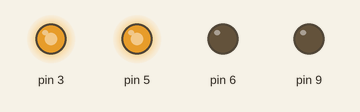
Recording of a sketch running on a simulated Arduino Uno, built with avr-gcc and run on an emulated ATmega328P. On the bench: output pins drawn as LEDs (lit = HIGH).

Above: at 0.05 s.
At 4.0 s:
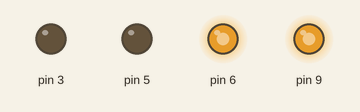
Timing chart, 0 to 5.2 s (numbered marks = the images above):
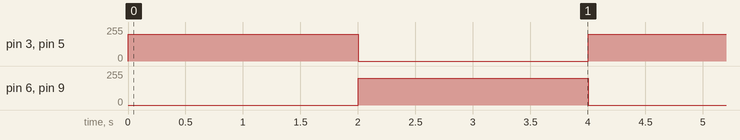

Measured:
- by itself, pin 3, pin 5, pin 6, pin 9: alternates 200/255 for 2.0 s and 0/255 for 2.0 s

The sketch:

slow_moter_speed.ino
```cpp
void setup() {

  pinMode(3,OUTPUT);
  pinMode(5,OUTPUT);

  pinMode(6,OUTPUT);
  pinMode(9,OUTPUT);


}
void loop() {
int q=200;
analogWrite(3,q);   //slow forwerd
analogWrite(5,q);
delay(2000);
digitalWrite(3,LOW);
digitalWrite(5,LOW);

analogWrite(6,q);   //slow back
analogWrite(9,q);
delay(2000);
digitalWrite(6,LOW);
digitalWrite(9,LOW);

}
```
